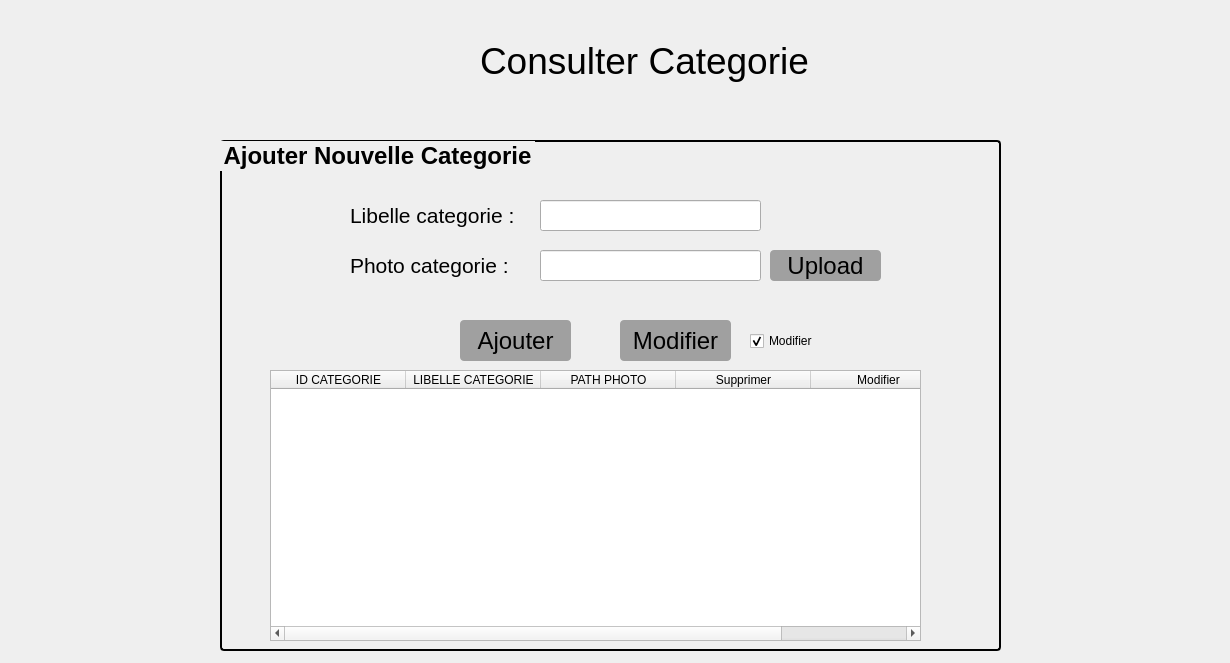
<?xml version="1.0" encoding="UTF-8"?>
<ui version="4.0">
 <class>categories</class>
 <widget class="QDialog" name="categories">
  <property name="geometry">
   <rect>
    <x>0</x>
    <y>0</y>
    <width>1230</width>
    <height>663</height>
   </rect>
  </property>
  <property name="windowTitle">
   <string>Categories</string>
  </property>
  <widget class="QWidget" name="widget" native="true">
   <property name="geometry">
    <rect>
     <x>0</x>
     <y>0</y>
     <width>281</width>
     <height>131</height>
    </rect>
   </property>
   <property name="styleSheet">
    <string notr="true">border-image: url(:/images/logo.png);</string>
   </property>
  </widget>
  <widget class="QLabel" name="label">
   <property name="geometry">
    <rect>
     <x>480</x>
     <y>10</y>
     <width>341</width>
     <height>101</height>
    </rect>
   </property>
   <property name="font">
    <font>
     <family>Nirmala UI</family>
     <pointsize>28</pointsize>
    </font>
   </property>
   <property name="styleSheet">
    <string notr="true"/>
   </property>
   <property name="text">
    <string>Consulter Categorie</string>
   </property>
  </widget>
  <widget class="QGroupBox" name="groupBox">
   <property name="geometry">
    <rect>
     <x>220</x>
     <y>140</y>
     <width>781</width>
     <height>511</height>
    </rect>
   </property>
   <property name="font">
    <font>
     <pointsize>18</pointsize>
     <bold>true</bold>
    </font>
   </property>
   <property name="styleSheet">
    <string notr="true">#groupBox {
border: 2px solid black;
border-radius: 4px;
}</string>
   </property>
   <property name="title">
    <string>Ajouter Nouvelle Categorie</string>
   </property>
   <widget class="QLabel" name="label_17">
    <property name="geometry">
     <rect>
      <x>130</x>
      <y>60</y>
      <width>171</width>
      <height>31</height>
     </rect>
    </property>
    <property name="font">
     <font>
      <pointsize>16</pointsize>
     </font>
    </property>
    <property name="text">
     <string>Libelle categorie :</string>
    </property>
   </widget>
   <widget class="QLineEdit" name="tb_categorie">
    <property name="geometry">
     <rect>
      <x>320</x>
      <y>60</y>
      <width>221</width>
      <height>31</height>
     </rect>
    </property>
    <property name="font">
     <font>
      <pointsize>14</pointsize>
     </font>
    </property>
   </widget>
   <widget class="QPushButton" name="bt_ajouter">
    <property name="geometry">
     <rect>
      <x>240</x>
      <y>180</y>
      <width>111</width>
      <height>41</height>
     </rect>
    </property>
    <property name="font">
     <font>
      <pointsize>18</pointsize>
      <bold>false</bold>
     </font>
    </property>
    <property name="styleSheet">
     <string notr="true">#bt_ajouter{
color:black;
background-color:#a0a0a0;
border-width:0px;
border-radius:4px;
}
#bt_ajouter:hover{

background-color:#27a9e3;

}</string>
    </property>
    <property name="text">
     <string>Ajouter</string>
    </property>
   </widget>
   <widget class="QTableWidget" name="table_categorie">
    <property name="geometry">
     <rect>
      <x>50</x>
      <y>230</y>
      <width>651</width>
      <height>271</height>
     </rect>
    </property>
    <attribute name="horizontalHeaderDefaultSectionSize">
     <number>135</number>
    </attribute>
    <column>
     <property name="text">
      <string>ID CATEGORIE</string>
     </property>
    </column>
    <column>
     <property name="text">
      <string>LIBELLE CATEGORIE</string>
     </property>
    </column>
    <column>
     <property name="text">
      <string>PATH PHOTO</string>
     </property>
    </column>
    <column>
     <property name="text">
      <string>Supprimer</string>
     </property>
    </column>
    <column>
     <property name="text">
      <string>Modifier</string>
     </property>
    </column>
   </widget>
   <widget class="QLabel" name="label_20">
    <property name="geometry">
     <rect>
      <x>130</x>
      <y>110</y>
      <width>171</width>
      <height>31</height>
     </rect>
    </property>
    <property name="font">
     <font>
      <pointsize>16</pointsize>
     </font>
    </property>
    <property name="text">
     <string>Photo categorie :</string>
    </property>
   </widget>
   <widget class="QLineEdit" name="tb_pathphoto">
    <property name="geometry">
     <rect>
      <x>320</x>
      <y>110</y>
      <width>221</width>
      <height>31</height>
     </rect>
    </property>
    <property name="font">
     <font>
      <pointsize>14</pointsize>
     </font>
    </property>
   </widget>
   <widget class="QPushButton" name="bt_upload">
    <property name="geometry">
     <rect>
      <x>550</x>
      <y>110</y>
      <width>111</width>
      <height>31</height>
     </rect>
    </property>
    <property name="font">
     <font>
      <pointsize>18</pointsize>
      <bold>false</bold>
     </font>
    </property>
    <property name="styleSheet">
     <string notr="true">#bt_upload{
color:black;
background-color:#a0a0a0;
border-width:0px;
border-radius:4px;
}
#bt_upload:hover{

background-color:#27a9e3;

}</string>
    </property>
    <property name="text">
     <string>Upload</string>
    </property>
   </widget>
   <widget class="QPushButton" name="bt_modifier">
    <property name="geometry">
     <rect>
      <x>400</x>
      <y>180</y>
      <width>111</width>
      <height>41</height>
     </rect>
    </property>
    <property name="font">
     <font>
      <pointsize>18</pointsize>
      <bold>false</bold>
     </font>
    </property>
    <property name="styleSheet">
     <string notr="true">#bt_modifier{
color:black;
background-color:#a0a0a0;
border-width:0px;
border-radius:4px;
}
#bt_modifier:hover{

background-color:#27a9e3;

}</string>
    </property>
    <property name="text">
     <string>Modifier</string>
    </property>
   </widget>
   <widget class="QCheckBox" name="ck_modifer">
    <property name="geometry">
     <rect>
      <x>530</x>
      <y>190</y>
      <width>78</width>
      <height>22</height>
     </rect>
    </property>
    <property name="text">
     <string>Modifier</string>
    </property>
    <property name="checked">
     <bool>true</bool>
    </property>
   </widget>
  </widget>
 </widget>
 <resources/>
 <connections/>
</ui>
